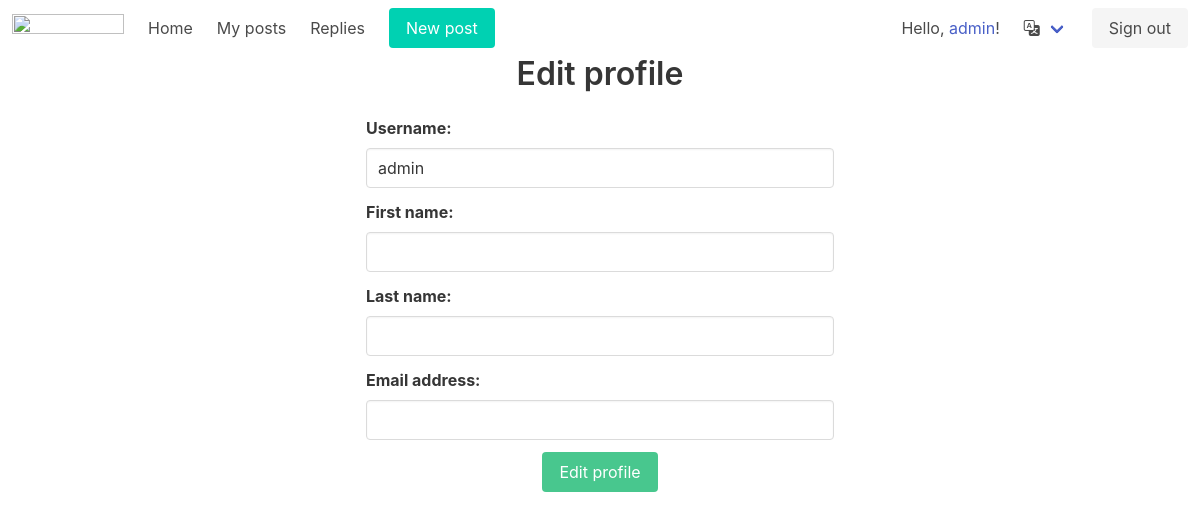
Page /user/profile/edit/ (signed in) on the committed database.
### users/models.py (models this page shows, shortened)
class User(AbstractUser):
    activated = models.BooleanField(default=False)
    subscriber = models.BooleanField(default=False)

### users/views.py (the view)
# urls.py: path('profile/edit/', EditProfileView.as_view(), name='profile_edit'),
class EditProfileView(SuccessMessageMixin, LoginRequiredMixin, UpdateView):
    template_name = 'users/signup.html'
    success_message = _('Profile saved.')
    success_url = reverse_lazy('profile')
    form_class = EditProfileForm
    model = get_user_model()
    def get_object(self, queryset=None):
        obj = get_object_or_404(self.model, pk=self.request.user.pk)
        return obj
    def get_context_data(self, **kwargs):
        context = super().get_context_data(**kwargs)
        context['title'] = _('Edit profile')
        return context

### users/forms.py
class EditProfileForm(forms.ModelForm):
    class Meta:
        model = get_user_model()
        fields = ['username', 'first_name', 'last_name', 'email']

### templates/users/signup.html (shortened to what this page needs)
{% extends 'base/base.html' %}
{% load i18n %}
{% load widget_tweaks %}
{% block content %}
<div class="columns is-centered">
<div class="column is-half">
  <form method="post" action="">
    <h2 class="title has-text-centered">
      {% if not title %}{% trans "Sign in" %}{% else %}{{ title }}{% endif %}
    </h2>
    {% for field in form %}
    <div class="field">
      <div class="control">
        {{ field|add_label_class:'label' }}
        {% if form.is_bound %}
          {% if field.errors %}
            {{ field|add_class:'input'|add_error_class:"is-danger" }}
            {% for error in field.errors %}
            <p class="help is-danger">{{ error }}</p>
            {% endfor %}
          {% else %}
          {{ field|add_class:'input is-success' }}
          {% endif %}
        {% else %}
          {{ field|add_class:'input' }}
        {% endif %}
      </div>
    </div>
    {% endfor %}
    <div class="field">
      <p class="control has-text-centered">
        <button class="button is-success">
          {% if not title %}{% trans "Sign in" %}{% else %}{{ title }}{% endif %}
        </button>
      </p>
    </div>
  </form>
</div>
</div>
{% endblock %}

### templates/base/navbar.html (shortened to what this page needs)
{% load i18n %}
<nav class="navbar" role="navigation" aria-label="main navigation">
  <div class="navbar-brand">
    <a class="navbar-item" href="https://bulma.io">
      <img src="https://bulma.io/images/bulma-logo.png" width="112" height="28">
    </a>
  </div>
  <div id="navbarBasicExample" class="navbar-menu">
    <div class="navbar-start">
      <a href="{% url 'home' %}" class="navbar-item">
        {% trans "Home" %}
      </a>
      {% if user.is_authenticated %}
      <a href="{% url 'user_posts' %}" class="navbar-item">
        {% trans "My posts" %}</a>
      <a href="{% url 'replies' %}?accepted=false" class="navbar-item">
        {% trans "Replies" %}</a>
      {% endif %}
      <div class="navbar-item">
          <p class="control">
            <a class="button is-primary" href="{% url 'post_create' %}">
              <span>{% trans "New post" %}</span>
            </a>
          </p>
      </div>
      </div>
    <div class="navbar-end">
      {% if user.is_authenticated %}
      <p class="navbar-item">{% trans "Hello" %},&nbsp;<a href="{% url 'profile' %}">{{ user }}</a>!</p>
      {% endif %}
      <div class="navbar-item has-dropdown is-hoverable">
        <a class="navbar-link">
          <i class="bi bi-translate"></i>
        </a>
      </div>
      <div class="navbar-item">
        <div class="buttons">
          {% if not user.is_authenticated %}
          <a href="{% url 'signup' %}" class="button is-primary"><strong>{% trans "Sign up" %}</strong></a>
          <a href="{% url 'login' %}" class="button is-light">{% trans "Sign in" %}</a>
          {% else %}
          <a href="{% url 'logout' %}" class="button is-light">{% trans "Sign out" %}</a>
          {% endif %}
        </div>
      </div>
    </div>
  </div>
</nav>

### rows in the picture
User: username "admin", form "Username:" "First name:" "Last name:" "Email address:", form "admin"

### other values in the picture
{{ title }} "Edit profile"
